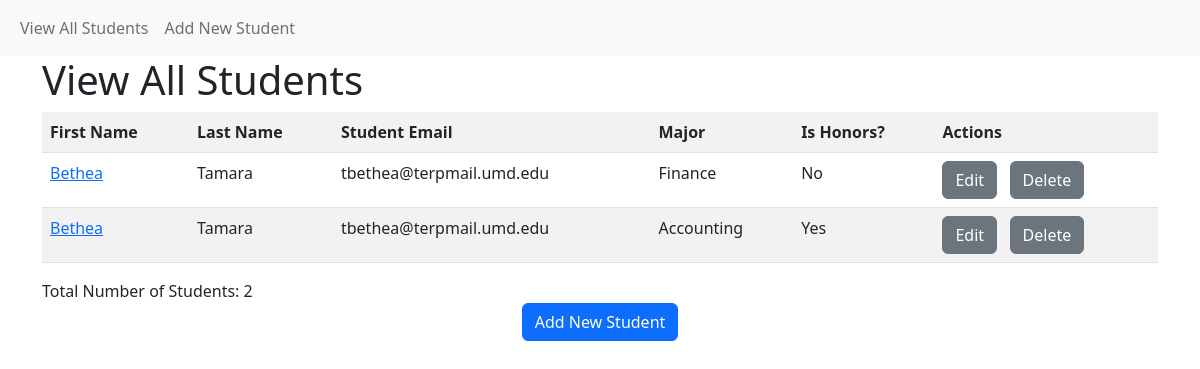
The app's page /student/view, older data.
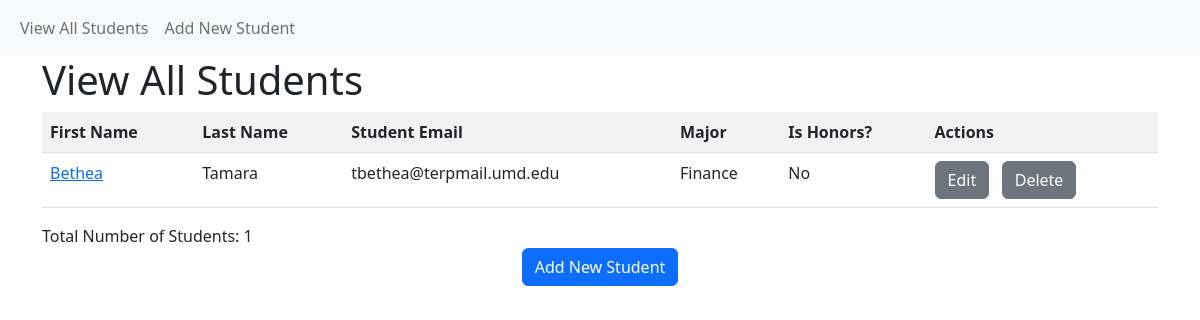
The same page, newer data.
### models.py (models this page shows, shortened)
class Student(db.Model):
    __tablename__ = "student"
    student_id = db.Column(db.Integer, primary_key=True)
    first_name = db.Column(db.String(30), nullable=False)
    last_name = db.Column(db.String(50), nullable=False)
    student_email = db.Column(db.VARCHAR(100))
    major_id = db.Column(db.Integer, db.ForeignKey('major.major_id'))
    birth_date = db.Column(db.DateTime, nullable=False)
    num_credits_completed = db.Column(db.Integer, nullable=False)
    gpa = db.Column(db.Float, nullable=False)
    is_honors = db.Column(db.Boolean, nullable=False)

class Major(db.Model):
    __tablename__ = "major"
    major_id = db.Column(db.Integer, primary_key=True)
    major = db.Column(db.String(30), nullable=False)
    students = db.relationship('Student', backref='students')

### app.py (the view)
@app.route('/student/view')
def student_view_all():
    students = Student.query.outerjoin(Major, Student.major_id == Major.major_id) \
        .add_entity(Major) \
        .order_by(Student.last_name, Student.first_name) \
        .all()
    return render_template('student_view_all.html', students=students)

### templates/student_view_all.html (shortened to what this page needs)
{% extends "base.html" %}
{% block page_head %}
    View All Students
{% endblock %}
{% block page_content %}
    <div class="row">
    <div class="col">
    <table class="table table-striped">
        <tr>
            <th>First Name</th>
            <th>Last Name</th>
            <th>Student Email</th>
            <th>Major</th>
            <th>Is Honors?</th>
            <th>Actions</th>
        </tr>
        {% for each_student, each_major in students %}
        <tr>
            <td><a href="{{ url_for('student_view', student_id=each_student['student_id']) }}">{{ each_student['last_name'] }}</a></td>
            <td>{{ each_student['first_name'] }}</td>
            <td>{{ each_student['student_email'] }}</td>
            <td>{{ each_major['major'] }}</td>
            <td>{{ 'Yes' if each_student['is_honors'] == 1 else 'No' }}</td>
            <td>
                <a href="{{ url_for('student_edit', student_id=each_student['student_id']) }}" class="btn btn-secondary" role="button">Edit</a>
                <a href="{{ url_for('student_delete', student_id=each_student['student_id']) }}" class="btn btn-secondary" role="button">Delete</a>
            </td>
        </tr>
        {% endfor %}
    </table>
    </div>
    </div>
    <div class="row">
        <div class="col">
            Total Number of Students: {{ students|length }}
        </div>
    </div>
    <div class="row">
        <div class="col text-center">
            <a href="{{ url_for('student_create') }}" class="btn btn-primary" role="button">Add New Student</a>
        </div>
    </div>
{% endblock %}

### templates/base.html (shortened to what this page needs)
<!DOCTYPE html>
<html lang="en">
  <head>
    <link href="https://cdn.jsdelivr.net/npm/bootstrap@5.2.3/dist/css/bootstrap.min.css" rel="stylesheet">
  </head>
  <body>
  <nav class="navbar navbar-expand-lg navbar-light bg-light">
  <div class="container-fluid">
    <div class="collapse navbar-collapse" id="navbarSupportedContent">
      <ul class="navbar-nav me-auto mb-2 mb-lg-0">
        <li class="nav-item">
          <a class="nav-link" href="{{ url_for('student_view_all') }}">View All Students</a>
        </li>
        <li class="nav-item">
          <a class="nav-link" href="{{ url_for('student_create') }}">Add New Student</a>
        </li>
      </ul>
    </div>
  </div>
</nav>
    <div class="container">
        <h1>{% block page_head %}{% endblock %}</h1>
        {% block page_content %}{% endblock %}
    </div>
  </body>
</html>

Row changes from the older to the newer data that the page shows:
removed Student: last_name "Bethea", first_name "Tamara", student_email "tbethea@terpmail.umd.edu", major "Accounting", is_honors "Yes"
Text that changed along with them:
{{ students|length }}: "2" → "1"
